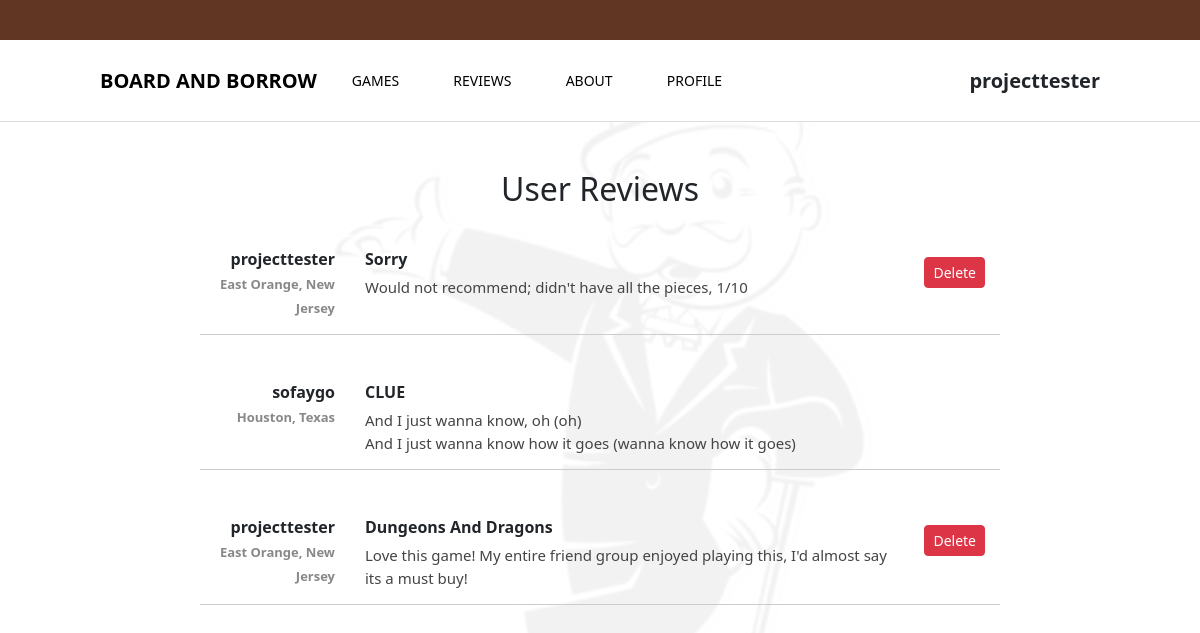
/reviewsall.php (signed in), run on an earlier commit of the app's database.
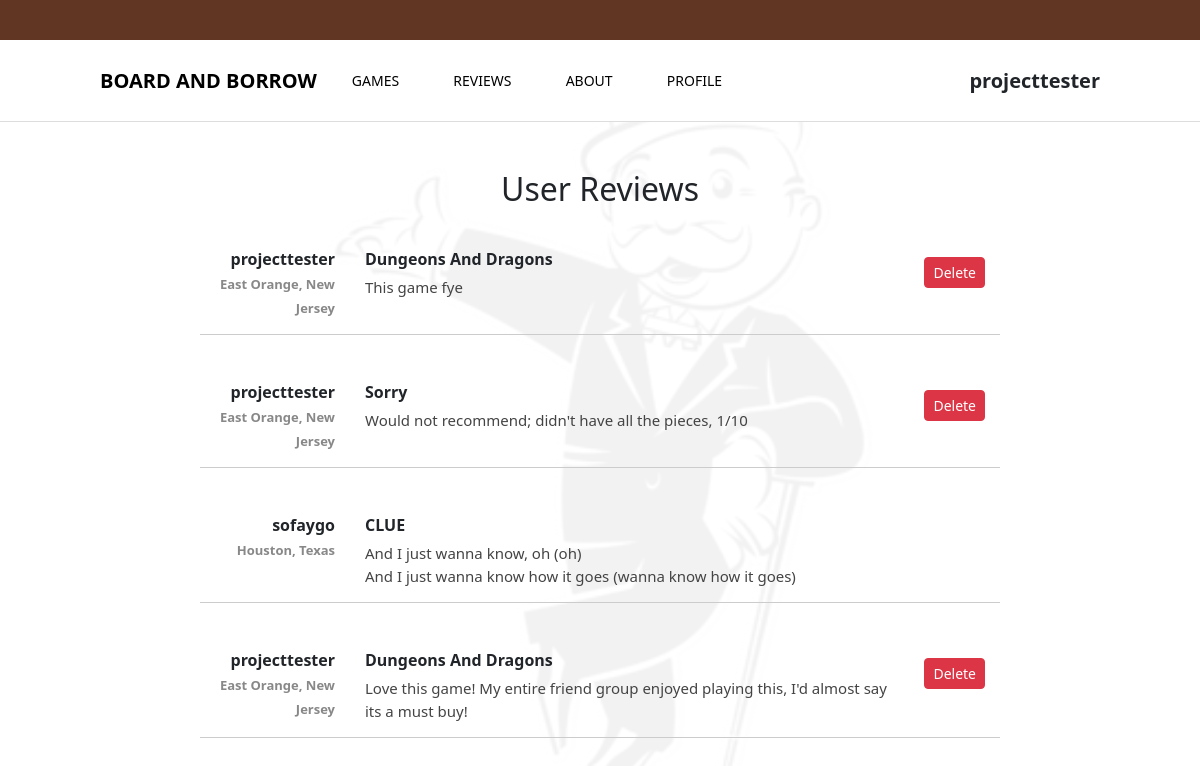
And on a later commit of the database.
### tables this page shows
CREATE TABLE `reviews` (
  `id` int(11) NOT NULL,
  `username` varchar(255) NOT NULL,
  `city` varchar(255) DEFAULT NULL,
  `state` varchar(255) DEFAULT NULL,
  `game_name` varchar(255) NOT NULL,
  `comment` text NOT NULL,
  `created_at` timestamp NOT NULL DEFAULT CURRENT_TIMESTAMP
);

### reviewsall.php (the view, shortened to what this page needs)
<?php
$servername = "localhost";
$db_username = "root";
$db_password = "root";
$dbname = "user_registration";
$conn = new mysqli($servername, $db_username, $db_password, $dbname);
$result = $conn->query("SELECT * FROM reviews ORDER BY created_at DESC");
?>
<!doctype html>
<html>
<head>
    <link rel="stylesheet" href="style.css">
    <link href="https://cdn.jsdelivr.net/npm/bootstrap@5.3.5/dist/css/bootstrap.min.css" rel="stylesheet"
>
</head>
<body>
    <div class="top-bar"></div>
    <div class="nav-bar">
        <div class="logo"><a href="index.php">BOARD AND BORROW</a></div>
        <div class="nav-buttons">
            <button><a href="games.php">GAMES</a></button>
            <button><a href="reviews.php">REVIEWS</a></button>
            <button>ABOUT
            </button>
            <button><a href="profile.php">PROFILE</a></button>
        </div>
        <div class="auth-links">
            <?php if (isset($_SESSION['username'])): ?>
                <span><?php echo htmlspecialchars($_SESSION['username']); ?></span>
            <?php else: ?>
                <a href="signup.php">SIGN UP</a> /
                <a href="login.php">LOGIN</a>
            <?php endif; ?>
        </div>
    </div>
    <div class="container mt-5">
        <h2 class="text-center mb-4">User Reviews</h2>
        <?php while ($row = $result->fetch_assoc()): ?>
            <div class="review-wrapper">
                <div class="review-user">
                    <?php echo htmlspecialchars($row['username']); ?><br>
                    <span class="review-location">
                        <?php echo htmlspecialchars($row['city'] . ", " . $row['state']); ?>
                    </span>
                </div>
                <div class="review-content">
                    <div class="review-game">
                        <?php echo htmlspecialchars($row['game_name']); ?>
                    </div>
                    <div class="review-comment">
                        <?php echo nl2br(htmlspecialchars($row['comment'])); ?>
                    </div>
                </div>
                <?php if ($_SESSION['username'] === $row['username']): ?>
                    <form method="POST" action="reviewsall.php" style="margin-top: 10px;">
                        <button type="submit" class="btn btn-danger btn-sm">Delete</button>
                    </form>
                <?php endif; ?>
            </div>
        <?php endwhile; ?>
    </div>
</body>
</html>

What changed in the data, as far as the page shows it:
added reviews: username "projecttester", city+state "East Orange, New Jersey", game_name "Dungeons And Dragons", comment "This game fye"
